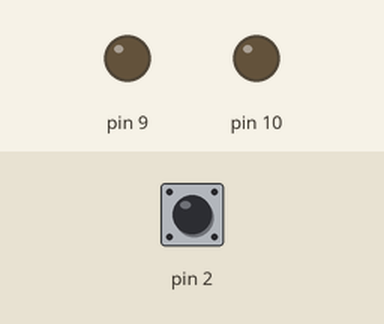
Recording of a sketch running on a simulated Arduino Uno, built with avr-gcc and run on an emulated ATmega328P. On the bench: output pins drawn as LEDs (lit = HIGH). Dashed ring = blinking. Inputs (shaded band) come from the test bench; at power-on: pin 2 HIGH.

Above: at 1.2 s.
1.3 s: pin 2 pulled LOW for 0.15 s
At 2.0 s:
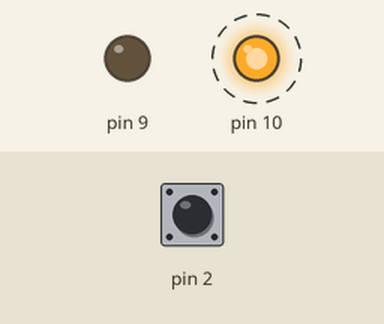
Timing chart, 0 to 10.4 s (numbered marks = the images above; inputs shaded):
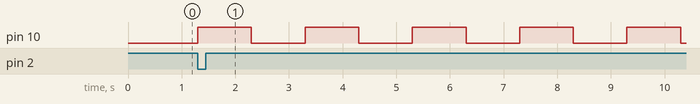

The sketch:

Pisca-Pisca-Natal.ino
```cpp
// C++ code
//
// bool executado = false;
int estado = 0;
bool ultimoBotao = LOW;

unsigned long tempoAnterior = 0;
bool ledEstado = false;

void setup()
{
  //pinMode(LED_BUILTIN, OUTPUT);
  pinMode(10, OUTPUT);
  pinMode(9, OUTPUT);
  pinMode(2, INPUT_PULLUP);
}

void loop()
{
  /*
  // ex1 ( Luz )
  digitalWrite(LED_BUILTIN, HIGH);
  delay(1000); // Wait for 1000 millisecond(s)
  digitalWrite(LED_BUILTIN, LOW);
  delay(1000); // Wait for 1000 millisecond(s)

  // ex2 ( Led )
  digitalWrite(10, HIGH);
  delay(1000);
  digitalWrite(10, LOW);
  delay(1000);

  //ex3 ( Led com intensidade )
  if( executado == false){
    for(int intensidade = 0; intensidade < 255; intensidade += 5){
      analogWrite(10, intensidade);
      delay(40);
    }
    for(int intensidade = 255; intensidade > 0; intensidade -= 5){
      analogWrite(10, intensidade);
      delay(40);
    }
  }
  */
  // ex4 ( Botão com Intensidade de Led )
  bool botao = digitalRead(2);

  // detectar clique ( borda de subida )
  if( botao == LOW && ultimoBotao == HIGH ){
    estado++;
    if( estado > 5 ) estado = 0;
  }

  ultimoBotao = botao; // garante que o code funciona apenas quando o botao for pressionado pela primeira vez

  // estados
  if( estado == 0 ){
    digitalWrite(10,LOW);
  }
  else{
    int tempo = 1000 / estado; // quanto maior estado mais rápido
    if(millis() - tempoAnterior >= tempo){
      tempoAnterior = millis();

      ledEstado = !ledEstado;
      digitalWrite(10, ledEstado);
  	}
  }
}
```

Measured:
- after the input at 1.3 s, pin 10: alternates HIGH for 1.0 s and LOW for 1.0 s, starting at once
